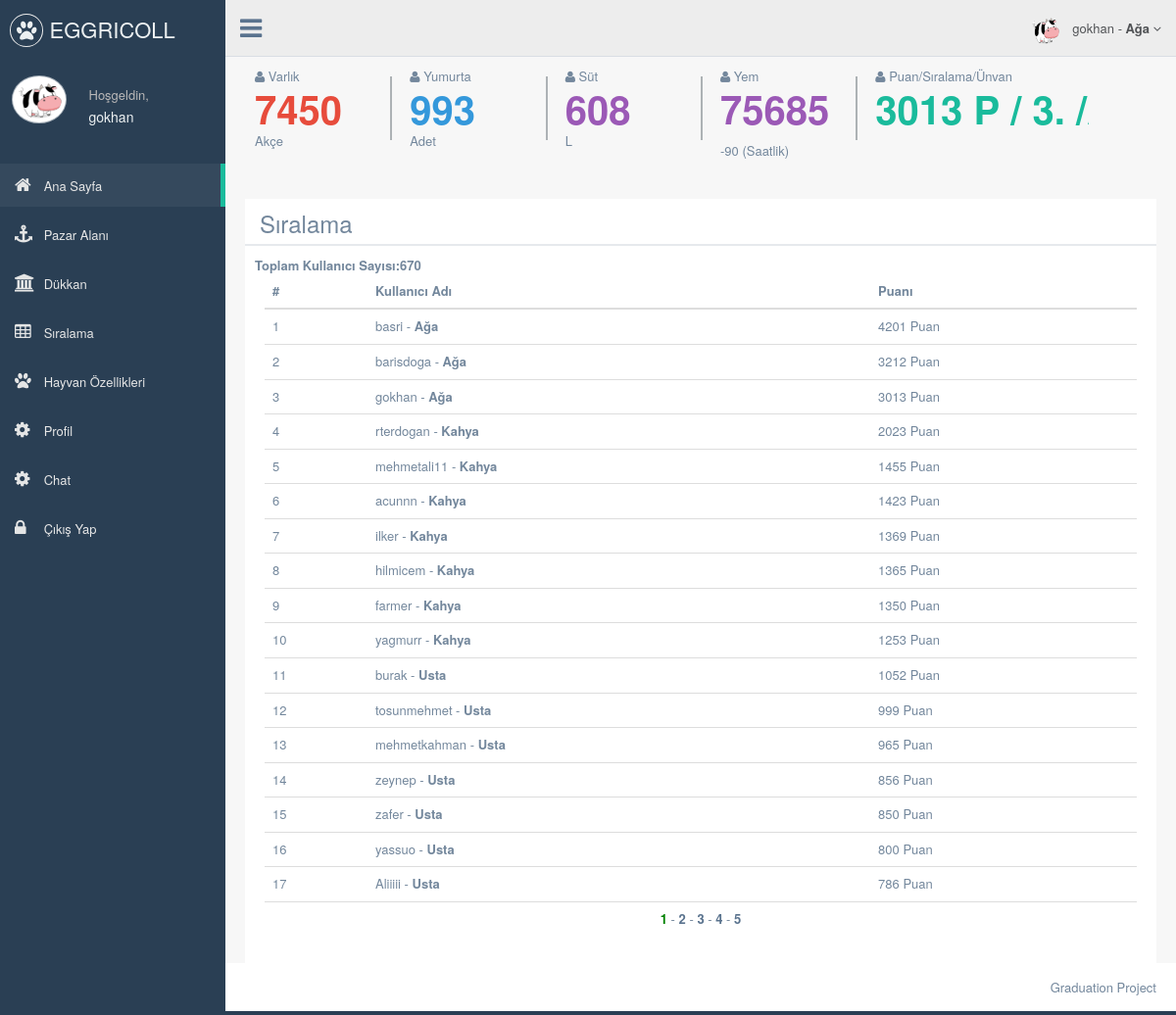
Screenshot of /index.php?tab=ranking (signed in) with the database file from the repository.
### tables this page shows
CREATE TABLE IF NOT EXISTS `assets` (
  `id` int(11) NOT NULL AUTO_INCREMENT,
  `userid` int(11) NOT NULL,
  `milk` int(11) NOT NULL DEFAULT '0',
  `egg` int(11) NOT NULL DEFAULT '0',
  `food` double NOT NULL DEFAULT '0',
  `foodTimer` text NOT NULL,
  `gold` int(11) NOT NULL DEFAULT '0',
  `kartopu` int(11) NOT NULL DEFAULT '0',
  `kartopuDetails` text NOT NULL,
  `boncuk` int(11) NOT NULL DEFAULT '0',
  `boncukDetails` text,
  `boncukLiked` int(11) NOT NULL DEFAULT '0',
  `sarikiz` int(11) NOT NULL DEFAULT '0',
  `sarikizDetails` text,
  `sarikizLiked` int(11) NOT NULL DEFAULT '0',
  `simental` int(11) NOT NULL DEFAULT '0',
  `simentalDetails` text,
  `simentalLiked` int(11) NOT NULL DEFAULT '0',
  `dudu` int(11) NOT NULL DEFAULT '0',
  `duduDetails` text,
  `pamuk` int(11) NOT NULL DEFAULT '0',
  `pamukDetails` text,
  `pamukLiked` int(11) NOT NULL DEFAULT '0',
  `pofuduk` int(11) NOT NULL DEFAULT '0',
  `pofudukDetails` text,
  `pofudukLiked` int(11) NOT NULL DEFAULT '0',
  `suslu` int(11) NOT NULL DEFAULT '0',
  `susluDetails` text,
  `susluLiked` int(11) NOT NULL DEFAULT '0',
  PRIMARY KEY (`id`)
);

CREATE TABLE IF NOT EXISTS `users` (
  `id` int(11) NOT NULL AUTO_INCREMENT,
  `username` varchar(20) NOT NULL,
  `email` varchar(50) NOT NULL,
  `password` varchar(50) NOT NULL,
  `secretToken` varchar(50) NOT NULL,
  `points` int(11) NOT NULL DEFAULT '0',
  PRIMARY KEY (`id`)
);

### pRanking.php (the view, shortened to what this page needs)
<div class="right_col" role="main">
	<?php
		include "pOwns.php";
	?>
	<div class="dashboard_graph">
                <div class="row x_title">
                    <div class="col-md-6">
                        <h3>Sıralama</h3>
                    </div>
                </div>
                <?php
                    echo "<b>Toplam Kullanıcı Sayısı:".$conn->query("SELECT count(id) AS total FROM users")->fetch_assoc()['total']."</b>\n";
                ?>
                <div class="col-md-12 col-sm-12 col-xs-12">
                    <table class="table">
                        <thead>
                            <tr>
                                <th>#</th>
                                <th>Kullanıcı Adı</th>
                                <th>Puanı</th>
                            </tr>
                        </thead>
                        <tbody>
						<?php
							$perPage = 17;
							$page = 0; if(isset($_GET["p"])) $page = $_GET["p"];
							if($page <= 0) $page = 1;
							$i = 0;
							$search = $conn->query("SELECT * FROM users ORDER BY points DESC LIMIT ".($page - 1) * $perPage.", ".$perPage."");
							while($row = $search->fetch_assoc()){
								$i++;
								?>
									<tr>
										<td><?php echo ($page - 1) * $perPage + $i; ?></td>
										<td>
										<?php
											echo $row["username"];
											if(($page - 1) * $perPage + $i <= 3)
												echo " - " . FIRST_THREE_STATUE;
											else if(($page - 1) * $perPage + $i <= 10)
												echo " - " . FIRST_TEN_STATUE;
											else if(($page - 1) * $perPage + $i <= 100)
												echo " - " . FIRST_HUNDRED_STATUE;
											else
												echo " - " . OTHERS_STATUE;
										?>
										</td>
										<td><?php echo $row["points"]; ?> Puan</td>
									</tr>
								<?php
							}
						?>
						<tr>
							<td colspan="3"><center>
								<?php
								$start = $page - 4;
								$end = $page + 4;
								if($start < 1)
									$start = 1;
								for($i = $start ; $i <= $end ; $i++){
									if($i == $page)
										echo " <b><a href='index.php?tab=ranking&p=".($i)."'><font color='green'>".($i)."</font></a></b>";
									else
										echo " <b><a href='index.php?tab=ranking&p=".($i)."'>".($i)."</a></b>";
									if($i != $end)
										echo " - ";
								}
								?>
							</center></td>
						</tr>
						</tbody>
                    </table>
                </div>
                <div class="clearfix"></div>
            </div>
</div>

### pOwns.php (shortened to what this page needs)
<?php
	$food24 = ($assets["kartopu"] + $assets["boncuk"] + $assets["sarikiz"] + $assets["simental"]) * COW_DAY_FOOD + ($assets["dudu"] + $assets["pamuk"] + $assets["pofuduk"] + $assets["suslu"]) * CHICKEN_DAY_FOOD;
?>
<div class="row tile_count">
						<div class="col-md-2 col-sm-4 col-xs-6 tile_stats_count">
                            <span class="count_top"><i class="fa fa-user"></i> Varlık </span>
                            <div class="count red"><?php echo $assets["gold"]; ?></div>
                            <span class="count_bottom">Akçe</span>
                        </div>
                        <div class="col-md-2 col-sm-4 col-xs-6 tile_stats_count">
                            <span class="count_top"><i class="fa fa-user"></i> Yumurta </span>
                            <div class="count blue"><?php echo $assets["egg"]; ?></div>
                            <span class="count_bottom">Adet</span>
                        </div>
                        <div class="col-md-2 col-sm-4 col-xs-6 tile_stats_count">
                            <span class="count_top"><i class="fa fa-user"></i> Süt </span>
                            <div class="count purple"><?php echo $assets["milk"]; ?></div>
                            <span class="count_bottom">L</span>
                        </div>
						<div class="col-md-2 col-sm-4 col-xs-6 tile_stats_count">
                            <span class="count_top"><i class="fa fa-user"></i> Yem </span>
                            <div class="count purple"><p id="foodCount"></p></div>
                            <span class="count_bottom">-<?php echo ceil($food24 / 24); ?> (Saatlik)</span>
                        </div>
						<div class="col-md-3 col-sm-4 col-xs-6 tile_stats_count">
                            <span class="count_top"><i class="fa fa-user"></i> Puan/Sıralama/Ünvan</span>
                            <div class="count green"><?php echo $userPoint["points"]; ?> P / <?php global $rank; echo $rank; ?>.
                            </div>
                        </div>
</div>

### rows the page displays
assets: gold "7450", egg "993", milk "608", ceil($food24 / 24) "90"
users: points "3013", i "3", username "gokhan"
users: i "1", username "basri", points "4201"
users: i "2", username "barisdoga", points "3212"
users: i "4", username "rterdogan", points "2023"
users: i "5", username "mehmetali11", points "1455"
users: i "6", username "acunnn", points "1423"
users: i "7", username "ilker", points "1369"
users: i "8", username "hilmicem", points "1365"
users: i "9", username "farmer", points "1350"
users: i "10", username "yagmurr", points "1253"
users: i "11", username "burak", points "1052"
users: i "12", username "tosunmehmet", points "999"
users: i "13", username "mehmetkahman", points "965"
users: i "14", username "zeynep", points "856"
users: i "15", username "zafer", points "850"
users: i "16", username "yassuo", points "800"
users: i "17", username "Aliiiii", points "786"

### other values shown
$_SESSION["username"] "gokhan"
FIRST_THREE_STATUE "Ağa"
$rank "3"
